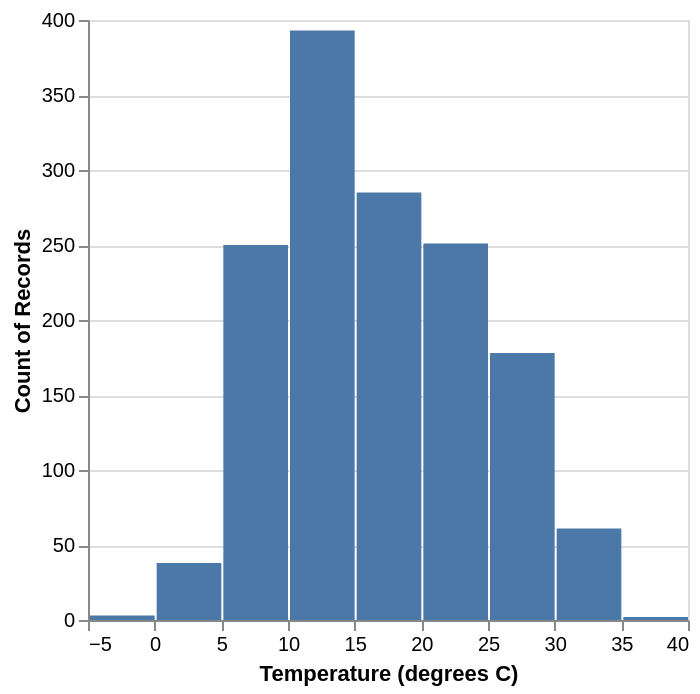

Notebook cell for this chart:
### Markdown cell above
- **Faceting** involves subdividing a dataset into groups and creating a separate chart for each group


- Let's start with a basic histogram of the daily high temperature in Seattle:

### Code cell
alt.Chart(df).transform_filter(
    'datum.location == "Seattle"'
).mark_bar().encode(
    alt.X('temp_max:Q').bin().title('Temperature (degrees C)'),
    alt.Y('count():Q')
)

### Figure 1 — Vega-Lite specification as saved in the notebook (floating-point values rounded to 4 significant figures; data arrays with more than 128 entries replaced by an {"elided": "..."} marker saying what was removed)
{"config": {"view": {"continuousWidth": 300, "continuousHeight": 300}}, "data": {"name": "data-0e4b4088054dec206bbee1cdbde321fc"}, "mark": {"type": "bar"}, "encoding": {"x": {"bin": {}, "field": "temp_max", "title": "Temperature (degrees C)", "type": "quantitative"}, "y": {"aggregate": "count", "type": "quantitative"}}, "transform": [{"filter": "datum.location == \"Seattle\""}], "$schema": "https://vega.github.io/schema/vega-lite/v5.17.0.json", "datasets": {"data-0e4b4088054dec206bbee1cdbde321fc": {"elided": "2922 records"}}}
